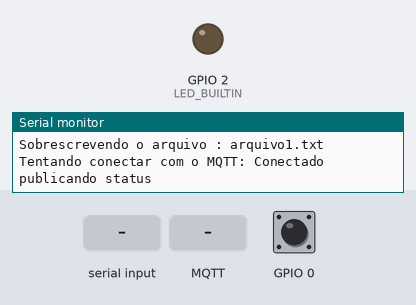
Recording of a sketch running on a simulated ESP8266 (NodeMCU). On the bench: output pins drawn as LEDs (lit = HIGH, except the on-board LED, lit = LOW), the last lines printed to the serial monitor. Dashed ring = blinking. The inputs (shaded band) are chosen by the test bench; at power-on: GPIO 0 HIGH. WiFi joins after 1.5 s; servers stay silent unless stated; network time is answered at once with the bench clock; the local clock reads 2024-03-15 10:24:30 at power-on unless the sketch sets it; storage starts empty; no MQTT or app messages arrive unless stated.

Above: at 4.3 s.
4.4 s: "set_timer\n" received over Serial
At 4.57 s:
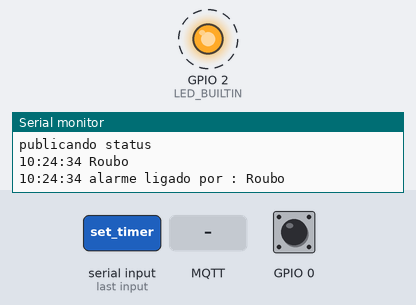
7.4 s: GPIO 0 pulled LOW for 0.15 s
At 8.5 s:
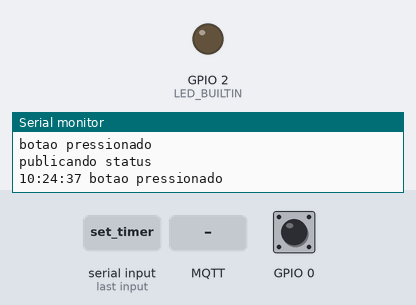
9.2 s: MQTT message "set_timer" arrives on the first subscribed topic
10.7 s: GPIO 0 pulled LOW for 1 s
At 11.03 s:
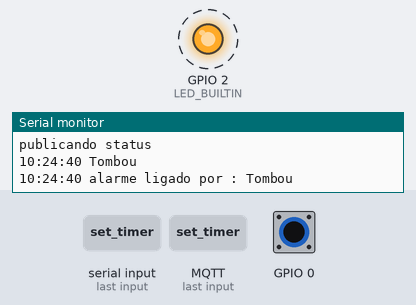
Timing chart, 0 to 14.7 s (numbered marks = the images above; inputs shaded):
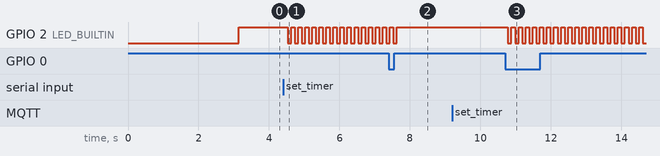

Measured:
- after the input at 4.4 s, GPIO 2 (LED_BUILTIN): alternates HIGH for 0.10 s and LOW for 0.10 s, starting after 0.13 s
- after the input at 7.4 s, GPIO 2 (LED_BUILTIN): goes on until 7.6 s, then stays HIGH
- after the input at 10.7 s, GPIO 2 (LED_BUILTIN): alternates HIGH for 0.10 s and LOW for 0.10 s, starting after 0.08 s

The sketch:

arduino.ino
```cpp
#include "FS.h"
#include <ESP8266WiFi.h>
#include <PubSubClient.h>
#include <NTPClient.h>
#include <WiFiUdp.h>
#include <ArduinoJson.h>

/*
  SETUP PLACA
*/

struct dispositivos
{
  int x = 127;
  int y = 127;
  int z = 127;
};

String numero = "(75) 91234-5678";

//setando as informaçoes da rede
const char* id_rede = "FIBRA-1032";
const char* senha_rede = "0Z38019489";

WiFiUDP udp;
NTPClient tempo_obj(udp, "b.ntp.br", -3 * 3600, 60000);
//endpoint AWS
const char* AWS_endpoint = "a1hhzdnhqam0eu-ats.iot.us-east-1.amazonaws.com";
//setando a função que vai ser chamada quando uma mensagem chegar
void callback(char* topic, byte* payload, unsigned int length);

WiFiClientSecure espClient;
PubSubClient MQTT(AWS_endpoint, 8883, callback, espClient);

/*
  SETUP VARIAVEIS GLOBAIS
*/
// Variaveis pra o codigo
unsigned int now = tempo_obj.getEpochTime();
bool should_update = false;

unsigned long wait_time = 60; // quantos segundos serao esperados para enviar uma nova, por defaut botamos 60 mas no setup recebemos o valor salvo no banco de dados do site
unsigned long last_mensage_time = 0; // epoch no qual foi enviado a ultima mensagem

bool stat_is_alarm = true;// bool pra indicar se estamos no modo de alarme ou de detecção de acidentes
String problema = ""; // String contendo o problema identificado, "" para nenhum problema

bool arquivo = true; // bool pra indicar qual arquivo deve escrever o historico ( por decisao de equipe sera salvo o historico do dia anterior entao temos 2 arquivos e escrevemos nele alternadamente a cada dia )


// variaveis pra guarda o acelerometro e giroscopio e mais 2 para guarda o estado anterior
dispositivos acelerometro, old_ace;
dispositivos giroscopio;

/*
  FUNÇOES
*/


/*
  Publoca o status se estiver no horario definido, a mensagem enviada no mqtt é no topico "Status", e a mensagem consiste me "estado":{"ok"/"alarme},"tempo":{tempo em segundos que a placa espera para publica uma mensagem},
    "modo":{1 se o modo de operação for alrme e 0 se detecção de aciedente}, "should_update":{1 se o site deve atualizar os valores salvos no banco de dados e 0 se nao}
  @param force_msg, do tipo bool, quando verdade força o envio da mensagem independente do tempo, quando false so é enviado se estiver no tempo de enviar a mensagem com base no tempo de tolerancia
*/
void publish_status(bool force_msg) {
  now = tempo_obj.getEpochTime();// verificamos em qual instante estamos
  if (now > (wait_time + last_mensage_time) || force_msg ){// caso esteja na hora de manda a mensagem pra confirma que a placa esta conectada
    Serial.println("publicando status");
    DynamicJsonDocument doc(1024);
    doc["estado"] = problema == "" ? "ok" : "alarme";
    doc["tempo"] = wait_time;
    doc["modo"] = stat_is_alarm;
    doc["should_update"] = should_update;
    char msg[1024];
    serializeJson(doc, msg);
    MQTT.publish("Status", msg);
    if ( problema != "") {// se algum problema foi detectad é escrito no arquivo
      escreve_no_arquivo(arquivo, problema);
    }
    last_mensage_time = now;
  }
  now = tempo_obj.getEpochTime();// verificamos em qual instante estamos
}

/*
  Esta função é responsavel por publica o porblema pro broker
*/
void problema_confirmado() {
  publish_status(true);
  Serial.print("ligando para :");
  Serial.println(numero);
  now = tempo_obj.getEpochTime();
  last_mensage_time = now;
}

void verify_update(bool is_not_site) {
  if (is_not_site) {
    last_mensage_time = tempo_obj.getEpochTime() - wait_time + 2;
  }
  //delay(1000);
  should_update = is_not_site;
}

/*
  Função que muda o estado de funcionamento da placa
  @param new_state, bool, uma booleana sendo este o true se o sistema deve esta no modo de alarme e false para dector de colisão;
*/
void change_state(bool new_state, bool is_not_site) {
  Serial.print("Estado mudado para: ");
  String s = new_state ? "alarme" : "Detector de acidente";
  Serial.println(s);
  new_state ? MQTT.publish("state", "{\"modo\":1}") : MQTT.publish("state", "{\"modo\":0}");
  //delay(100);
  stat_is_alarm = new_state;
  verify_update(is_not_site);
}

/*
  Função que configura o tempo de espera para envia a mensagem
  @param tempo, unsigned int, salva o tempo que deve ser esperado entre as mensagens
*/
void set_wait_time(unsigned int tempo, bool is_not_site) {
  wait_time = tempo > 1 ? tempo - 1 : 1;
  verify_update(is_not_site);
}
/*
  Função que recebe a mensagem do MQTT e chama os devidos procedimentos para serem executados
  @param topic é um vetor de char que contem o titulo do topico a qual a mensagme pertence e sera usadao para chamar o procedimento que lidara com essa mensagem
  @param payload é um vetor de bytes e consiste no binario contendo a mensagem enviada
  @param length é um unsigned int que tem o tamanho do payload
*/
void callback(char* topic, byte* payload, unsigned int length) {
  Serial.print("Message arrived [");
  Serial.print(topic);
  Serial.println("] ");
  DynamicJsonDocument doc(512);
  deserializeJson(doc, payload);
  serializeJson(doc, Serial);
  Serial.println();
  if ( strcmp(topic, "set_timer") == 0 ) {
    set_wait_time(doc["timer"], doc["is_not_site"] == 1);
  } else if (strcmp(topic, "set_state") == 0) {
    change_state(doc["estado"] == 1, doc["is_not_site"] == 1);
  }
}
/**
  Este procedimento é responsavel por realizar a conecção com o wifi
**/
void conectar_wifi() {
  // We start by connecting to a WiFi network
  espClient.setBufferSizes(512, 512);
  Serial.println();
  Serial.print("Tentando conectar com: ");
  Serial.println(id_rede);

  WiFi.begin(id_rede, senha_rede);

  while (WiFi.status() != WL_CONNECTED) {
    delay(200);
    Serial.print(".");
  }
  Serial.println("");
  Serial.println("WiFi conectado");
  tempo_obj.begin();
  while (!tempo_obj.update()) {
    tempo_obj.forceUpdate();
  }
  espClient.setX509Time(tempo_obj.getEpochTime());

}
/**
  função para Conectar com o MQTT
**/
void conectar_mqtt() {
  while (!MQTT.connected()) {
    Serial.print("Tentando conectar com o MQTT: ");
    // parque que faz o request pra conectar
    if (MQTT.connect("ESPthing")) {
      Serial.println("Conectado");
      //se inscrevendo nos topicos que serao constantemente ouvidos pela placa
      MQTT.subscribe("set_timer");
      MQTT.subscribe("set_state");
    } else {
      Serial.print("Nao conectado, rc=");
      Serial.print(MQTT.state());
      Serial.println(" Nova tentativa em 1 segundo");
      delay(1000);
    }
  }
}

/*
  Função que le todo o arquivo passado, printando o conteudo lido
  @param nome, String sendo o nome do arquivo que sera lido
*/
void le_arquivo_full(String nome) {
  File f = SPIFFS.open(nome, "r");
  Serial.print("tentando ler : ");
  Serial.println(nome);
  Serial.println("Conteudo:");
  while (f.available()) {
    String retorno = f.readStringUntil('\n');
    Serial.println(retorno);
  }
  Serial.print("Fim do conteudo do arquivo: ");
  Serial.println(nome);
  f.close();
}

/**
  Função padrao do arduino, é executada 1 vez quando o despositivo entra em execução
**/
void setup() {
  Serial.begin(9600); // inicia "console"
  Serial.setDebugOutput(true);
  // Pino do led como saida.
  pinMode(LED_BUILTIN, OUTPUT);
  pinMode(0, INPUT_PULLUP);
  //tenta conectar com wifi
  conectar_wifi();
  delay(1000);
  if (!SPIFFS.begin()) {
    Serial.println("Falha na inicialização");
    return;
  }
  // Carregando certificados do AWS
  File cert = SPIFFS.open("/crt.der", "r");
  cert ? Serial.println("Certificado aberto com sucesso") : Serial.println("Falha ao abrir o certificado");
  espClient.loadCertificate(cert) ? Serial.println("Certificado caregado") : Serial.println("Falha ao caregar o certificado");

  File private_key = SPIFFS.open("/private.der", "r");
  private_key ? Serial.println("Chave privada aberta com sucesso") : Serial.println("Falha em abrir a chave privada");
  espClient.loadPrivateKey(private_key) ? Serial.println("Chave privada carregada com sucesso") : Serial.println("Chave privada não carregada");

  File ca = SPIFFS.open("/ca.der", "r");
  ca ? Serial.println("AWS CA aberto com sucesso") : Serial.println("AWS CA não foi aberto");
  espClient.loadCACert(ca) ? Serial.println("AWS CA caregado") : Serial.println("AWS CA não carregado");

  // caregamos do arquivo sys.txt qual arquivo deve ser aberto
  Serial.println("lendo sys.txt");
  File sys = SPIFFS.open("sys.txt", "r");
  if (!sys) { // se nao existir criamos e escrevemos 0, pois o arquivo que deve ser escrito na proxima vez é o arquivo 2 uma vezes que sera usado o arquivo 1;
    Serial.println("sys.txt nao encontrado, criando com valor '1'");
    sys = SPIFFS.open("sys.txt", "w");
    sys.printf("0\n");
    arquivo = true;
    sys.close();
  } else { // se existir salvamos e lemos qual arquivo deve ser escrito
    Serial.print("sys.txt encontrado valor lido : ");
    String qual_arquivo = sys.readStringUntil('\n');
    arquivo = ( qual_arquivo == "0" );
    Serial.println(qual_arquivo);
    sys.close();
    sys = SPIFFS.open("sys.txt", "w");
    sys.printf(arquivo ? "0" : "1");
    sys.printf("\n");
    sys.close();
  };
  Serial.println("Conteudo antigo: ");
  le_arquivo_full("arquivo1.txt");
  le_arquivo_full("arquivo2.txt");
  Serial.println("");
  Serial.print("Sobrescrevendo o arquivo : ");
  Serial.println(arquivo ? "arquivo1.txt" : "arquivo2.txt");
  File file;
  // limpamos o arquivo que sera escrito
  if (arquivo) {
    file = SPIFFS.open("arquivo1.txt", "w");
  } else {
    file = SPIFFS.open("arquivo2.txt", "w");
  }
  file.close();

  tempo_obj.begin();

  conectar_mqtt();
  /*
    Serial.print("acelerometro x: ");
    Serial.print(acelerometro.x);
    Serial.print(" | y: ");
    Serial.print(acelerometro.y);
    Serial.print(" | z: ");
    Serial.println(acelerometro.z);
    Serial.print("giroscopio   x: ");
    Serial.print(giroscopio.x);
    Serial.print(" | y: ");
    Serial.print(giroscopio.y);
    Serial.print(" | z: ");
    Serial.println(giroscopio.z);
  */
  //  delay(1000000);
  //  Serial.println(tempo_obj.getFormattedTime());
  MQTT.publish("inicia", "{}");
  publish_status(true);
  digitalWrite(LED_BUILTIN, HIGH);
}
int mensagem_tipo = 0, i = 0;
bool was_button_pushed = false, was_save = true, alarm_on = false;

/*
   Essa função escreve em 1 dos arquivos de historico, Sendo eles 2 e em qual arquivo escrever é definido pela bool, sendo escrito o instante que a escrita foi feita e a mensagem passada no text
  @param arquivo, bool indicando qual arquivo deve ser escrito, por decisao de projeto exitem 2 arquivos ( true para "arquivo1.txt" e false para "arquivo2.txt" )
  @param textm String contendo o texto que sera esrito
*/
void escreve_no_arquivo( bool arquivo, String text) {
  File file;
  if (arquivo) {
    file = SPIFFS.open("arquivo1.txt", "a");
  } else {
    file = SPIFFS.open("arquivo2.txt", "a");
  }

  String datetime = tempo_obj.getFormattedTime();
  file.printf("%s %s\n", datetime.c_str(), text.c_str());
  Serial.print(datetime);
  Serial.print(" ");
  Serial.println(text);
  file.close();
}


bool day_change = false;


/**
  É uma função padrao do arduino e sera executada infinitamente apos o setup até o despositivo ser desligado
**/
void loop() {
  /*Serial.print("now:");
  Serial.print(now);
  Serial.print("\ttempo de tolerancia:");
  Serial.print(wait_time);
  Serial.print("\t tempo da ultima mensagem:");
  Serial.println(last_mensage_time);*/
  // se nao estiver conectado a amazon conecte
  if (!MQTT.connected()) {
    conectar_mqtt();
  }
  MQTT.loop();
  while (!tempo_obj.update()) {
    tempo_obj.forceUpdate();
  }
  was_save = was_button_pushed;
  was_button_pushed = digitalRead(0) == 0 ? true : false;
  if ( was_button_pushed && !was_save) {
    // Coloca codigo do botao precionado
    if (!alarm_on) {
      change_state(stat_is_alarm ? false : true, true);
      //      Serial.println("mudando modo operação");
    }
  }
  old_ace = acelerometro; // salvamos o ultimo valor do acelerometro para
  while (Serial.available() > 0) { // caso exista algo escrito no buffer de entrada
    int valor = Serial.read();// lemos 1 bite que é o valor que representa o dado de uma dimensao de 1 sensor
    //int a = str.toInt(); // transformamos esse valor em int
    // adepender da variavel i salvamos o x,y,z do acelerometro ou giroscopio
    if ( i == 0 ) { // A sequencia de envio de dados é x,y,z acelerometro depois x,y,z do giroscopio
      acelerometro.x = valor;
    } else if ( i == 1 ) {
      acelerometro.y = valor;
    } else if ( i == 2 ) {
      acelerometro.z = valor;
    } else if ( i == 3 ) {
      giroscopio.x = valor;
    } else if ( i == 4 ) {
      giroscopio.y = valor;
    } else if ( i == 5 ) {
      giroscopio.z = valor;
      i = -1;// quando chegamos no z do giroscopio resetamos i pra -1 pq na linha abaixo via soma 1 e ir pra 0
      Serial.flush();// limpando buffer pois ao enviarmos os dados existe um enter no final ( codigo 10 )
      Serial.print("acelerometro x: ");
      Serial.print(acelerometro.x);
      Serial.print(" | y: ");
      Serial.print(acelerometro.y);
      Serial.print(" | z: ");
      Serial.println(acelerometro.z);
      Serial.print("giroscopio   x: ");
      Serial.print(giroscopio.x);
      Serial.print(" | y: ");
      Serial.print(giroscopio.y);
      Serial.print(" | z: ");
      Serial.println(giroscopio.z);
    }
    i++;
  }
  was_save = was_button_pushed;
  was_button_pushed = digitalRead(0) == 0 ? true : false;
  if (stat_is_alarm) {// se estivermos no modo de alarme verificamos se os valores do estado antigo é igual ao do novo estado lido
    if (old_ace.x != acelerometro.x || old_ace.y != acelerometro.y || old_ace.z != acelerometro.z) {// casso os valores sejam diferentes indicamos o roubo, tornando true a flag do alarme
      alarm_on = true;
      problema = "Roubo";
      Serial.println("roubo detectado");
    } else {
      problema = "";
    }
  } else {// caso o modo nao seja o alarme ( sendo assim detecção de acidentes )
    if (giroscopio.y < 105) {// verificamos se os sensores indicam algum acidente
      problema = "Tombou para a esquerda"; // caso os sensores indiquem algum acidente o alarme é acionado e é salvo uma indicação de qual o acidente detectado
      alarm_on = true;
    } else if (giroscopio.y > 150) {
      problema = "Tombou para a direita";
      alarm_on = true;
    } else if (giroscopio.z > 163 ) {
      problema = "Tombou para trás";
      alarm_on = true;
    } else if (giroscopio.z < 102) {
      problema = "Tombou para frente";
      alarm_on = true;
    } else if (giroscopio.x > 150) {
      problema = "Tombou";
      alarm_on = true;
    } else if (giroscopio.x < 105) {
      problema = "Tombou";
      alarm_on = true;
    } else if (acelerometro.x > 254 || acelerometro.x < 1 || acelerometro.y > 254 || acelerometro.y < 1 || acelerometro.z > 254 || acelerometro.z < 1) {
      problema = "Bateu";
      alarm_on = true;
    } else {
      problema = "";
    } problema != "" ? Serial.println(problema) : Serial.print(problema);
  }
  // Se o alarme tiver sido ligado por alguma situação detectada nos sensores
  if (alarm_on) { // se o alarme estiver ligado
    Serial.println("Alarme ligado");
    publish_status(true);
    escreve_no_arquivo(arquivo, "alarme ligado por : " + problema);
    unsigned long espera = now + 60;// definimos o tempo defaut de espera de 60 segundos para o usuario aperta o botao
    while ( now < espera ) {// emquanto esperamos caso se desconecte do broker do MQTT vamos reconectar
      if (!MQTT.connected()) {
        conectar_mqtt();
      }
      //piscamos o led para indicar alarme ligado
      digitalWrite(LED_BUILTIN, LOW);
      delay(100);
      digitalWrite(LED_BUILTIN, HIGH);
      delay(100);
      //se o botao for apertado quebramos o loop e mudamos a flag do alarme pra falso assim pulando o envio do pedido de socorro
      if ( was_button_pushed && !was_save) {
        Serial.println("botao pressionado");
        problema = "";
        publish_status(true);
        escreve_no_arquivo(arquivo, "botao pressionado");
        alarm_on = false;
        break;
      }
      was_save = was_button_pushed;
      was_button_pushed = digitalRead(0) == 0 ? true : false;
      publish_status(false);
      /*    if (now > wait_time + last_mensage_time) {// se em quanto esperamos o tempo do usuario aperta o botao for nescessario envia uma mensagem essa parte fara isso
              MQTT.publish("Status", "{\"estado\":\"alarme\"}");
              last_mensage_time = now;
              Serial.println("publicando alarme ligado");
            }*/
    }
    if (alarm_on) {// quando o loop acaba se o usuario nao apertou o botao a flag ainda é true entao "fazemos" a ligação
      Serial.println("Problema confirmado/ botao nao apertado");
      escreve_no_arquivo(arquivo, "botao nao precionado pressionado, Problema detectado!!!");
      problema_confirmado(); // para publicar problema e salver no historico de eventos
      alarm_on = false;
      // para indicar a ligação
      digitalWrite(LED_BUILTIN, LOW);
      delay(5000);
      digitalWrite(LED_BUILTIN, HIGH);
    }
  }
  publish_status(false);
  /*if (now > wait_time + last_mensage_time) {// caso esteja na hora de manda a mensagem pra confirma que a placa esta conectada
    Serial.println("publicando estatus");
    DynamicJsonDocument doc(1024);
    doc["estado"] = problema == ""? "ok":"alarme";
    doc["tempo"] = wait_time;
    doc["modo"] = stat_is_alarm;
    doc["should_update"] = should_update;
    char msg[1024];
    serializeJson(doc, msg)
    MQTT.publish("Status", msg);
    if ( problema != "") {// se nenhum problema tenha sido identificado publicamos ok
      escreve_no_arquivo(arquivo, problema);
    }
    last_mensage_time = now;
    }*/
  if ( tempo_obj.getFormattedTime() == "00:00:00" && day_change ) {
    arquivo = !arquivo;
    day_change = !day_change;
    File sys = SPIFFS.open("sys.txt", "w");
    sys.printf("%d\n", arquivo);
    sys.close();
    // fazemos isso pro caso do arquivo nao ter sido criado ainda
    File file;
    // limpamos o arquivo que sera escrito
    if (arquivo) {
      file = SPIFFS.open("arquivo1.txt", "w");
    } else {
      file = SPIFFS.open("arquivo2.txt", "w");
    }
    file.close();
  } else if ( tempo_obj.getFormattedTime() == "00:00:10" && !day_change ) {
    day_change = !day_change;
  }
  //le_arquivo_full( arquivo? "arquivo1.txt":"arquivo2.txt" );
}
```
